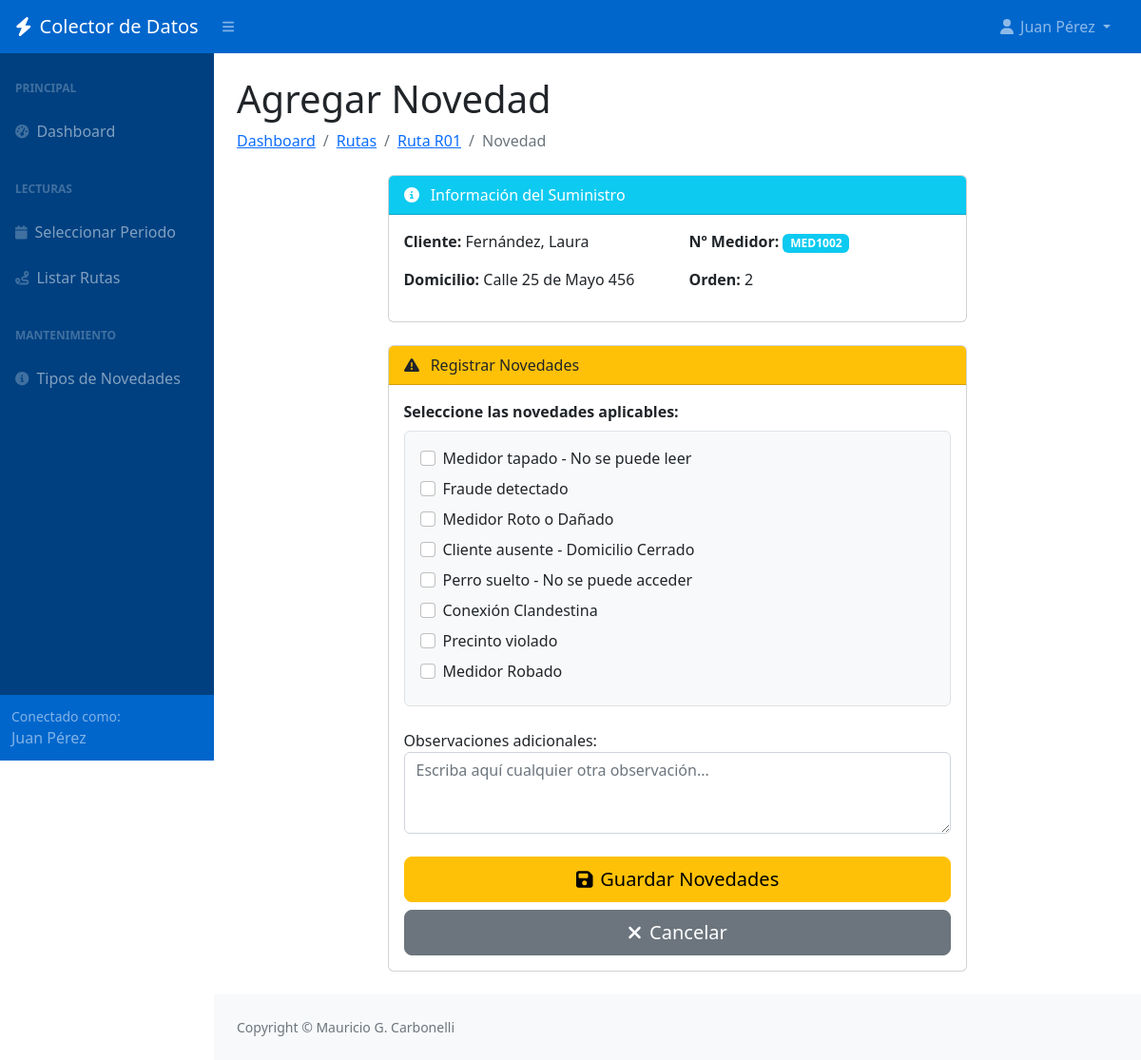
/agregar-novedad/2/ (signed in), run on the app's committed database.
### lecturas/models.py (models this page shows, shortened)
class Lote(models.Model):
    cod_lectura = models.AutoField(primary_key=True)
    ano_consumo = models.IntegerField(verbose_name='Año de Consumo')
    mes_consumo = models.IntegerField(verbose_name='Mes de Consumo')
    cliente = models.ForeignKey(Cliente, on_delete=models.CASCADE, related_name='lecturas')
    suministro_numero = models.CharField(max_length=50, verbose_name='Nº Suministro')
    area = models.CharField(max_length=50, verbose_name='Área')
    ruta = models.CharField(max_length=50, verbose_name='Ruta')
    orden = models.IntegerField(verbose_name='Orden')
    tipo_medidor = models.CharField(max_length=50, verbose_name='Tipo de Medidor')
    numero_medidor = models.CharField(max_length=50, verbose_name='Nº Medidor')
    lectura_anterior = models.IntegerField(verbose_name='Lectura Anterior')
    lectura_actual = models.IntegerField(null=True, blank=True, verbose_name='Lectura Actual')
    consumo_kwh = models.IntegerField(null=True, blank=True, verbose_name='Consumo (kWh)')
    novedades = models.ManyToManyField(Novedad, blank=True, through='NovedadLectura')
    novedad_libre = models.TextField(null=True, blank=True, verbose_name='Novedad Libre')
    enviado_comercial = models.BooleanField(default=False, verbose_name='Enviado a Comercial')
    abierta = models.BooleanField(default=True, verbose_name='Ruta Abierta')
    fecha_hora_registro = models.DateTimeField(null=True, blank=True, verbose_name='Fecha/Hora Registro')
    ubi_gps = models.CharField(max_length=100, null=True, blank=True, verbose_name='Ubicación GPS')
    operador = models.ForeignKey(Operador, on_delete=models.SET_NULL, null=True, blank=True, related_name='lecturas')
    class Meta:
        verbose_name = 'Lectura'
        verbose_name_plural = 'Lecturas'
        ordering = ['ano_consumo', 'mes_consumo', 'ruta', 'orden']
        indexes = [
            models.Index(fields=['ano_consumo', 'mes_consumo']),
            models.Index(fields=['ruta']),
        ]

class Cliente(models.Model):
    cod_cli = models.AutoField(primary_key=True)
    denominacion = models.CharField(max_length=200, verbose_name='Nombre y Apellido')
    domicilio = models.CharField(max_length=300, verbose_name='Domicilio')
    class Meta:
        verbose_name = 'Cliente'
        verbose_name_plural = 'Clientes'

class Novedad(models.Model):
    cod_novedad = models.AutoField(primary_key=True)
    descripcion = models.CharField(max_length=200, verbose_name='Descripción')
    class Meta:
        verbose_name = 'Novedad'
        verbose_name_plural = 'Novedades'

### lecturas/views.py (the view, shortened to what this page needs)
# urls.py: path('agregar-novedad/<int:pk>/', views.AgregarNovedadView.as_view(), name='agregar_novedad'),
class AgregarNovedadView(LoginRequiredMixin, View):
    template_name = 'lecturas/agregar_novedad.html'
    def get(self, request, pk):
        lectura = get_object_or_404(Lote, pk=pk)
        novedades_actuales = list(lectura.novedades.values_list('cod_novedad', flat=True))
        form = NovedadForm(initial={
            'novedad_libre': lectura.novedad_libre,
            'novedades_predefinidas': novedades_actuales
        })
        return render(request, self.template_name, {'form': form, 'lectura': lectura})

### lecturas/forms.py (shortened to what this page needs)
class NovedadForm(forms.Form):
    novedades_predefinidas = forms.MultipleChoiceField(
        label='Novedades',
        required=False,
        widget=forms.CheckboxSelectMultiple(attrs={'class': 'form-check-input'}),
        choices=[]
    )
    novedad_libre = forms.CharField(
        label='Observaciones adicionales',
        required=False,
        widget=forms.Textarea(attrs={
            'class': 'form-control',
            'rows': 3,
            'placeholder': 'Escriba aquí cualquier otra observación...'
        })
    )
    def __init__(self, *args, **kwargs):
        super().__init__(*args, **kwargs)
        self.fields['novedades_predefinidas'].choices = [
            (nov.cod_novedad, nov.descripcion) for nov in Novedad.objects.all()
        ]

### lecturas/templates/lecturas/agregar_novedad.html (shortened to what this page needs)
{% extends 'lecturas/base.html' %}
{% block content %}
<h1 class="mt-4">Agregar Novedad</h1>
<ol class="breadcrumb mb-4">
    <li class="breadcrumb-item"><a href="{% url 'dashboard' %}">Dashboard</a></li>
    <li class="breadcrumb-item"><a href="{% url 'listar_rutas' %}">Rutas</a></li>
    <li class="breadcrumb-item"><a href="{% url 'tomar_lecturas' lectura.ruta %}">Ruta {{ lectura.ruta }}</a></li>
    <li class="breadcrumb-item active">Novedad</li>
</ol>
<div class="row justify-content-center">
    <div class="col-lg-8">
        <div class="card mb-4">
            <div class="card-header bg-info text-white">
                <i class="fas fa-info-circle me-2"></i>
                Información del Suministro
            </div>
            <div class="card-body">
                <div class="row">
                    <div class="col-md-6">
                        <p><strong>Cliente:</strong> {{ lectura.cliente.denominacion }}</p>
                        <p><strong>Domicilio:</strong> {{ lectura.cliente.domicilio }}</p>
                    </div>
                    <div class="col-md-6">
                        <p><strong>Nº Medidor:</strong> <span class="badge bg-info">{{ lectura.numero_medidor }}</span>
                        </p>
                        <p><strong>Orden:</strong> {{ lectura.orden }}</p>
                    </div>
                </div>
            </div>
        </div>
        <div class="card mb-4">
            <div class="card-header bg-warning text-dark">
                <i class="fas fa-exclamation-triangle me-2"></i>
                Registrar Novedades
            </div>
            <div class="card-body">
                <form method="post">
                    <div class="mb-4">
                        <label class="form-label fw-bold">Seleccione las novedades aplicables:</label>
                        <div class="border rounded p-3 bg-light">
                            {% for choice in form.novedades_predefinidas %}
                            <div class="form-check mb-2">
                                {{ choice.tag }}
                                <label class="form-check-label" for="{{ choice.id_for_label }}">
                                    {{ choice.choice_label }}
                                </label>
                            </div>
                            {% endfor %}
                        </div>
                    </div>
                    <div class="mb-4">
                        {{ form.novedad_libre.label_tag }}
                        {{ form.novedad_libre }}
                    </div>
                    <div class="d-grid gap-2">
                        <button type="submit" class="btn btn-warning btn-lg">
                            <i class="fas fa-save me-2"></i>Guardar Novedades
                        </button>
                        <a href="{% url 'tomar_lecturas' lectura.ruta %}" class="btn btn-secondary btn-lg">
                            <i class="fas fa-times me-2"></i>Cancelar
                        </a>
                    </div>
                </form>
            </div>
        </div>
    </div>
</div>
{% endblock %}

### lecturas/templates/lecturas/base.html (shortened to what this page needs)
{% load static %}
<!DOCTYPE html>
<html lang="es">
<head>
    <link href="https://cdn.jsdelivr.net/npm/simple-datatables@7.1.2/dist/style.min.css" rel="stylesheet" />
    <link href="{% static 'css/styles.css' %}" rel="stylesheet" />
</head>
<body class="sb-nav-fixed">
    <nav class="sb-topnav navbar navbar-expand navbar-dark">
        <a class="navbar-brand ps-3" href="{% url 'dashboard' %}">
            <i class="fas fa-bolt me-2"></i>Colector de Datos
        </a>
        <button class="btn btn-link btn-sm order-1 order-lg-0 me-4 me-lg-0" id="sidebarToggle" href="#!">
            <i class="fas fa-bars"></i>
        </button>
        <ul class="navbar-nav ms-auto ms-md-0 me-3 me-lg-4">
            <li class="nav-item dropdown">
                <a class="nav-link dropdown-toggle" id="navbarDropdown" href="#" role="button" data-bs-toggle="dropdown"
                    aria-expanded="false">
                    <i class="fas fa-user fa-fw"></i>
                    {% if user.is_authenticated %}
                    {{ user.get_full_name|default:user.username }}
                    {% endif %}
                </a>
            </li>
        </ul>
    </nav>
    <div id="layoutSidenav">
        <div id="layoutSidenav_nav">
            <nav class="sb-sidenav accordion sb-sidenav-dark" id="sidenavAccordion">
                <div class="sb-sidenav-menu">
                    <div class="nav">
                        <div class="sb-sidenav-menu-heading">Principal</div>
                        <a class="nav-link" href="{% url 'dashboard' %}">
                            <div class="sb-nav-link-icon"><i class="fas fa-tachometer-alt"></i></div>
                            Dashboard
                        </a>
                        <div class="sb-sidenav-menu-heading">Lecturas</div>
                        <a class="nav-link" href="{% url 'seleccionar_periodo' %}">
                            <div class="sb-nav-link-icon"><i class="fas fa-calendar"></i></div>
                            Seleccionar Periodo
                        </a>
                        <a class="nav-link" href="{% url 'listar_rutas' %}">
                            <div class="sb-nav-link-icon"><i class="fas fa-route"></i></div>
                            Listar Rutas
                        </a>
                        <div class="sb-sidenav-menu-heading">Mantenimiento</div>
                        <a class="nav-link" href="{% url 'listar_tipos_novedades' %}">
                            <div class="sb-nav-link-icon"><i class="fas fa-circle-info"></i></div>
                            Tipos de Novedades
                        </a>
                    </div>
                </div>
                <div class="sb-sidenav-footer">
                    <div class="small">Conectado como:</div>
                    {{ user.get_full_name|default:user.username }}
                </div>
            </nav>
        </div>
        <div id="layoutSidenav_content">
            <main>
                <div class="container-fluid px-4">
                    {% block content %}{% endblock %}
                </div>
            </main>
            <footer class="py-4 bg-light mt-auto">
                <div class="container-fluid px-4">
                    <div class="d-flex align-items-center justify-content-between small">
                        <div class="text-muted">Copyright &copy; Mauricio G. Carbonelli {{ current_year }}</div>
                    </div>
                </div>
            </footer>
        </div>
    </div>
</body>
</html>

### lecturas/templates/lecturas/base.html (style rules this page uses)
:root { --mauri-blue: #0066cc; --mauri-blue-dark: #004080; --mauri-green: #28a745; --mauri-red: #dc3545; --mauri-orange: #fd7e14; }
.sb-topnav { background-color: var(--mauri-blue) !important; }
.sb-sidenav-dark { background-color: var(--mauri-blue-dark) !important; }
.sb-sidenav-dark .sb-sidenav-footer { background-color: var(--mauri-blue) !important; }

### data on the page
Lote: ruta "R01", cliente.denominacion "Fernández, Laura", cliente.domicilio "Calle 25 de Mayo 456", numero_medidor "MED1002", orden "2"
Novedad: choice_label "Medidor tapado - No se puede leer"
Novedad: choice_label "Fraude detectado"
Novedad: choice_label "Medidor Roto o Dañado"
Novedad: choice_label "Cliente ausente - Domicilio Cerrado"
Novedad: choice_label "Perro suelto - No se puede acceder"
Novedad: choice_label "Conexión Clandestina"
Novedad: choice_label "Precinto violado"
Novedad: choice_label "Medidor Robado"

### other printed values
{{ user.get_full_name|default:user.username }} "Juan Pérez"
